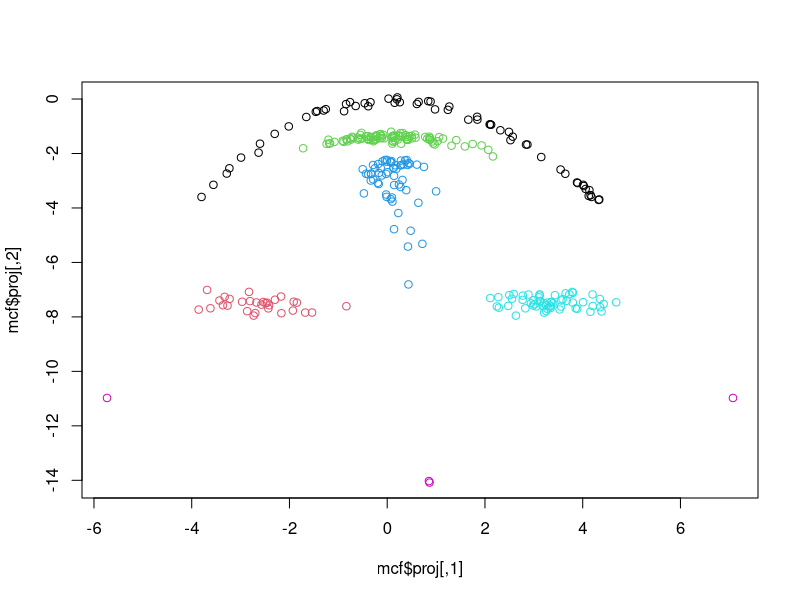

The R source for this figure:
library(fpc)


### Name: mvdcoord
### Title: Mean/variance differences discriminant coordinates
### Aliases: mvdcoord
### Keywords: multivariate classif

### ** Examples

  set.seed(4634)
  face <- rFace(300,dMoNo=2,dNoEy=0,p=3)
  grface <- as.integer(attr(face,"grouping"))
  mcf <- mvdcoord(face,grface)
  plot(mcf$proj,col=grface)
  # ...done in one step by function plotcluster.
